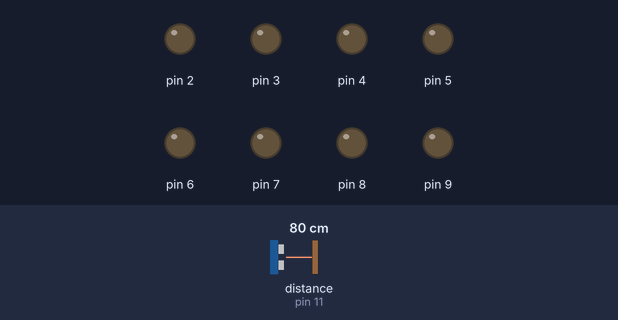
Recording of a sketch running on a simulated Arduino Uno, built with avr-gcc and run on an emulated ATmega328P. Parts: output pins drawn as LEDs (lit = HIGH). Wiring (inferred from the names in the program): ultrasonic range finder: trigger pin 12; echo pin 11. The inputs (shaded band) are chosen by the test bench; at power-on: distance to the obstacle (sensor on pin 11) 80 cm. The echo pulse lasts 58.3 µs per cm; pins used as bus, display or sensor lines are not drawn; what the sketch prints to the serial monitor is not drawn.

Above: at 1.2 s.
1.3 s: distance to the obstacle (sensor on pin 11) set to 4 cm
At 1.8 s:
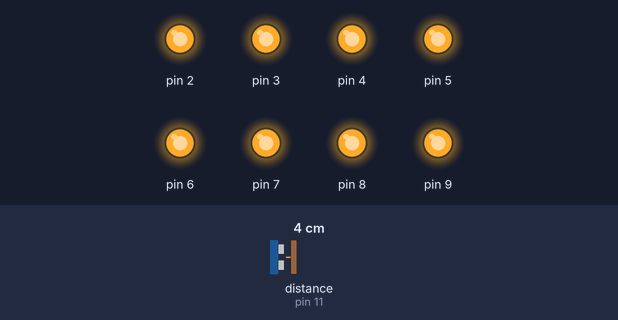
4.3 s: distance to the obstacle (sensor on pin 11) set to 6 cm
At 5.5 s:
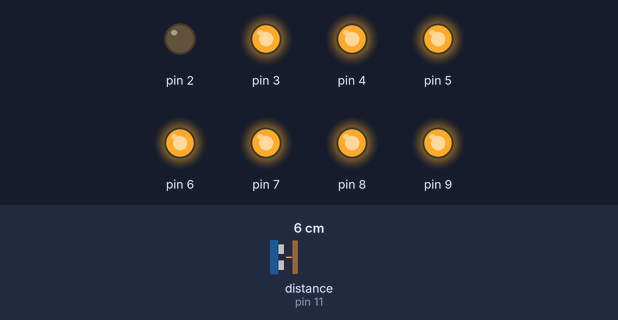
5.8 s: distance to the obstacle (sensor on pin 11) set to 8 cm
At 6.6 s:
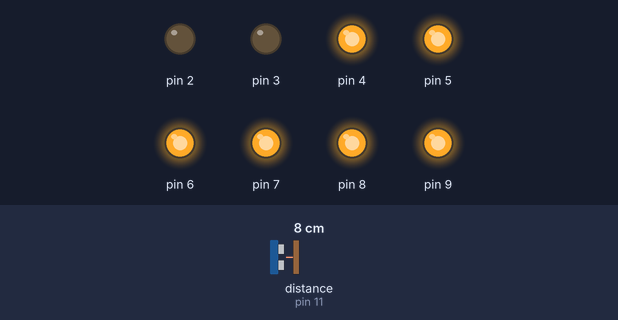
7.3 s: distance to the obstacle (sensor on pin 11) set to 10 cm
At 7.8 s:
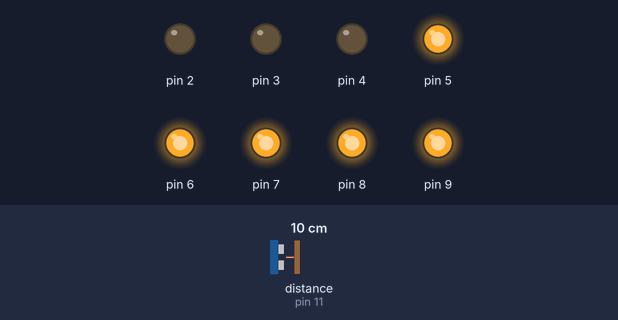
8.8 s: distance to the obstacle (sensor on pin 11) set to 18 cm
At 8.92 s:
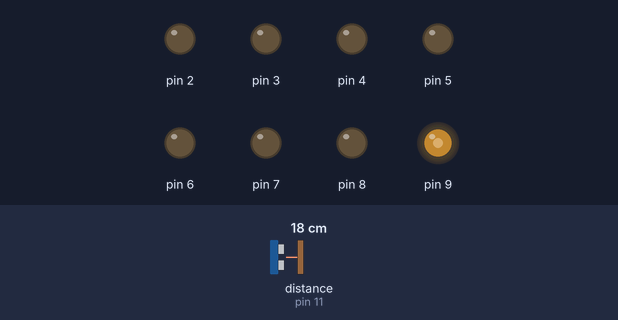
11.8 s: distance to the obstacle (sensor on pin 11) set to 2 cm
At 12.3 s:
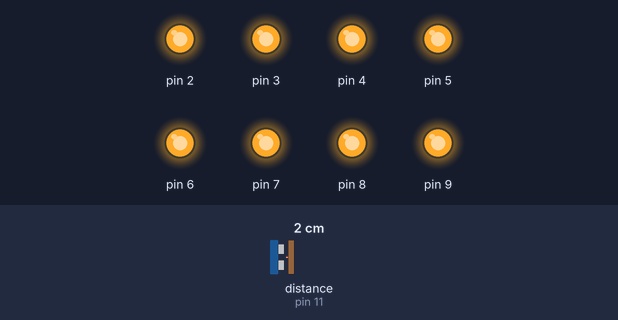
Timing chart, 0 to 14.3 s (numbered marks = the images above; inputs shaded):
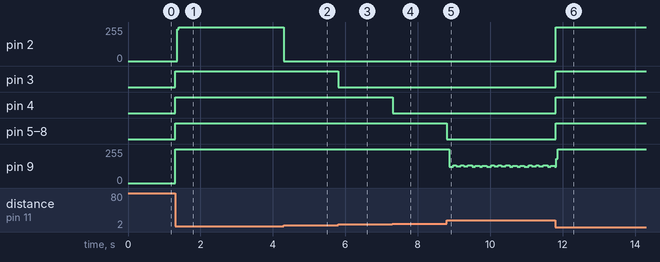

Measured:
- the behaviour switches between 4 and 5 cm on distance to the obstacle (sensor on pin 11) (found by bisection; images 1 and 2)
- the behaviour switches between 6 and 7 cm on distance to the obstacle (sensor on pin 11) (found by bisection; images 2 and 3)
- the behaviour switches between 8 and 9 cm on distance to the obstacle (sensor on pin 11) (found by bisection; images 3 and 4)
- after the input at 1.3 s, pin 2: 0/255 → 255/255 after 0.06 s; pin 3–8: LOW → HIGH at once; pin 9: 0/255 → 255/255 at once
- after the input at 4.3 s, pin 2: 255/255 → 0/255 at once
- after the input at 5.8 s, pin 3: HIGH → LOW at once
- after the input at 7.3 s, pin 4: HIGH → LOW at once
- after the input at 8.8 s, pin 5–8: HIGH → LOW at once; pin 9: 255/255 → 123/255 after 0.07 s, then repeats every 1.0 s: 134/255 0.08 s, 125/255 0.12 s, 134/255 0.08 s, 127/255 0.12 s, 133/255 0.12 s, 123/255 0.08 s, 131/255 0.12 s, 123/255 0.08 s, 129/255 0.12 s, 123/255 0.12 s
- after the input at 11.8 s, pin 2: 0/255 → 255/255 at once; pin 3–8: LOW → HIGH at once

The sketch:

radar_led.ino
```cpp
#include"Ultrasonic.h"
#define trigPin 12
#define echoPin 11

void setup()
{
  for(int i =1;i<=9;i++)
  {
    pinMode(i, OUTPUT);
  }
  Serial.begin(9600);
  pinMode(trigPin, OUTPUT);
  pinMode(echoPin, INPUT);
}

void loop()
{
  int duration, distance, lumiere;
  digitalWrite(trigPin, HIGH);
  delayMicroseconds(10);
  digitalWrite(trigPin, LOW);
  duration = pulseIn(echoPin, HIGH);
  distance = (duration/2) / 29.1;
  Serial.println(distance);
  if (distance >= 18 || distance <= 0)
    {
      for(int i=1;i<=9;i++)
        {
          digitalWrite(i, LOW);
        }
    }
  else
  {
    lumiere = distance/2 +1;
    for(int i =lumiere;i<=9;i++)
      {
        digitalWrite(i, HIGH);
      }
    for(int i=1;i<lumiere;i++)
      {
        digitalWrite(i, LOW);
      }
  }
}
```
